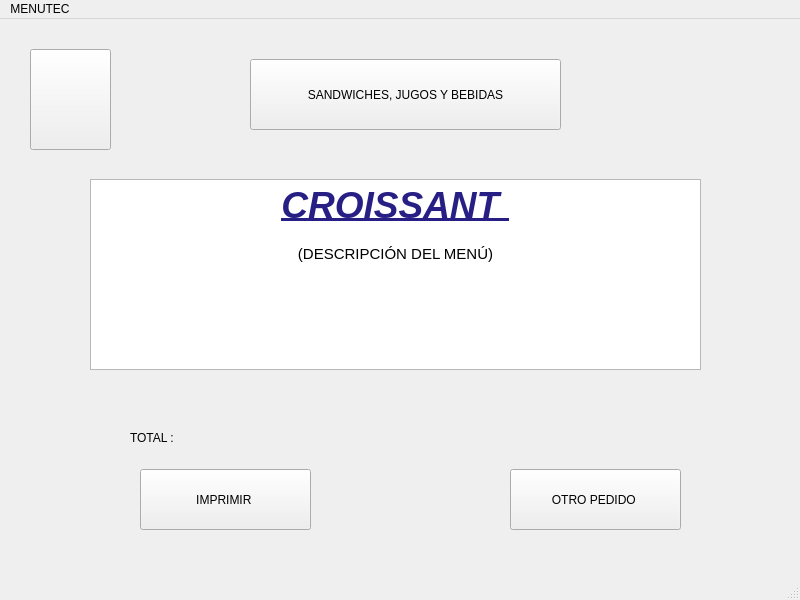
<?xml version="1.0" encoding="UTF-8"?>
<ui version="4.0">
 <class>panes6Window</class>
 <widget class="QMainWindow" name="panes6Window">
  <property name="geometry">
   <rect>
    <x>0</x>
    <y>0</y>
    <width>800</width>
    <height>600</height>
   </rect>
  </property>
  <property name="windowTitle">
   <string>MainWindow</string>
  </property>
  <widget class="QWidget" name="centralwidget">
   <widget class="QPushButton" name="pushButton_4">
    <property name="geometry">
     <rect>
      <x>510</x>
      <y>450</y>
      <width>171</width>
      <height>61</height>
     </rect>
    </property>
    <property name="text">
     <string>OTRO PEDIDO </string>
    </property>
   </widget>
   <widget class="QLabel" name="label">
    <property name="geometry">
     <rect>
      <x>130</x>
      <y>410</y>
      <width>68</width>
      <height>17</height>
     </rect>
    </property>
    <property name="text">
     <string>TOTAL : </string>
    </property>
   </widget>
   <widget class="QPushButton" name="pushButton">
    <property name="geometry">
     <rect>
      <x>250</x>
      <y>40</y>
      <width>311</width>
      <height>71</height>
     </rect>
    </property>
    <property name="text">
     <string>SANDWICHES, JUGOS Y BEBIDAS</string>
    </property>
    <property name="icon">
     <iconset>
      <normaloff>UTEC.png</normaloff>UTEC.png</iconset>
    </property>
   </widget>
   <widget class="QTextEdit" name="textEdit">
    <property name="geometry">
     <rect>
      <x>90</x>
      <y>160</y>
      <width>611</width>
      <height>191</height>
     </rect>
    </property>
    <property name="html">
     <string>&lt;!DOCTYPE HTML PUBLIC &quot;-//W3C//DTD HTML 4.0//EN&quot; &quot;http://www.w3.org/TR/REC-html40/strict.dtd&quot;&gt;
&lt;html&gt;&lt;head&gt;&lt;meta name=&quot;qrichtext&quot; content=&quot;1&quot; /&gt;&lt;style type=&quot;text/css&quot;&gt;
p, li { white-space: pre-wrap; }
&lt;/style&gt;&lt;/head&gt;&lt;body style=&quot; font-family:'Ubuntu'; font-size:11pt; font-weight:400; font-style:normal;&quot;&gt;
&lt;p align=&quot;center&quot; style=&quot; margin-top:0px; margin-bottom:0px; margin-left:0px; margin-right:0px; -qt-block-indent:0; text-indent:0px;&quot;&gt;&lt;span style=&quot; font-size:28pt; font-weight:600; font-style:italic; text-decoration: underline; color:#281f84;&quot;&gt;CROISSANT &lt;/span&gt;&lt;/p&gt;
&lt;p align=&quot;center&quot; style=&quot;-qt-paragraph-type:empty; margin-top:0px; margin-bottom:0px; margin-left:0px; margin-right:0px; -qt-block-indent:0; text-indent:0px; font-weight:600; font-style:italic; text-decoration: underline;&quot;&gt;&lt;br /&gt;&lt;/p&gt;
&lt;p align=&quot;center&quot; style=&quot; margin-top:0px; margin-bottom:0px; margin-left:0px; margin-right:0px; -qt-block-indent:0; text-indent:0px;&quot;&gt;(DESCRIPCIÓN DEL MENÚ)&lt;/p&gt;&lt;/body&gt;&lt;/html&gt;</string>
    </property>
   </widget>
   <widget class="QPushButton" name="pushButton_2">
    <property name="geometry">
     <rect>
      <x>30</x>
      <y>30</y>
      <width>81</width>
      <height>101</height>
     </rect>
    </property>
    <property name="text">
     <string/>
    </property>
    <property name="icon">
     <iconset>
      <normaloff>flecha-hacia-la-izquierda-antes-de-icono-4330-128.png</normaloff>flecha-hacia-la-izquierda-antes-de-icono-4330-128.png</iconset>
    </property>
    <property name="iconSize">
     <size>
      <width>100</width>
      <height>100</height>
     </size>
    </property>
   </widget>
   <widget class="QPushButton" name="pushButton_3">
    <property name="geometry">
     <rect>
      <x>140</x>
      <y>450</y>
      <width>171</width>
      <height>61</height>
     </rect>
    </property>
    <property name="text">
     <string>IMPRIMIR </string>
    </property>
   </widget>
  </widget>
  <widget class="QMenuBar" name="menubar">
   <property name="geometry">
    <rect>
     <x>0</x>
     <y>0</y>
     <width>800</width>
     <height>25</height>
    </rect>
   </property>
   <widget class="QMenu" name="menuMENUTEC">
    <property name="title">
     <string>MENUTEC</string>
    </property>
   </widget>
   <addaction name="menuMENUTEC"/>
  </widget>
  <widget class="QStatusBar" name="statusbar"/>
 </widget>
 <resources/>
 <connections/>
</ui>
